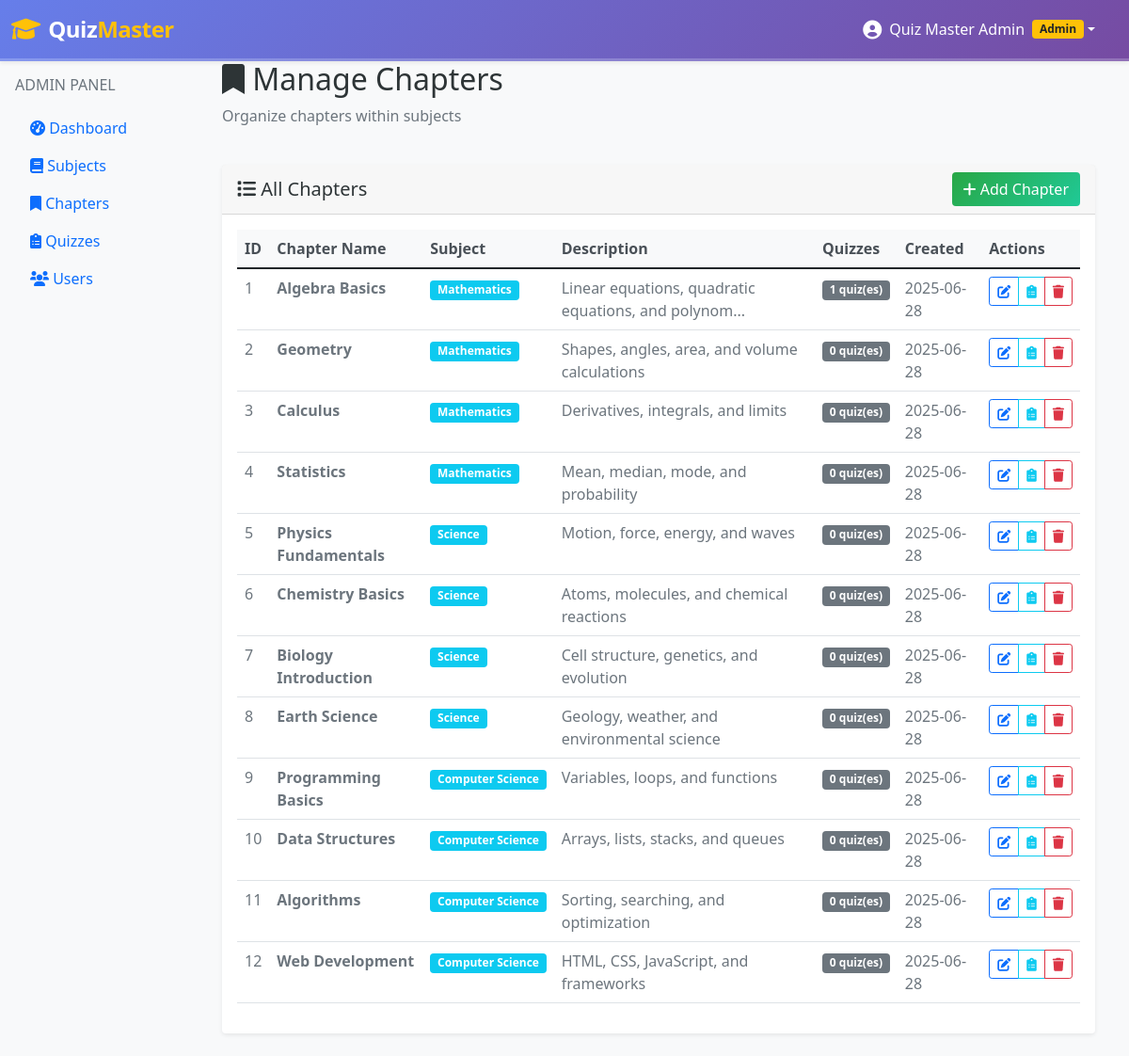
/admin/chapters (signed in), run on the app's committed database.
### models/chapter.py (models this page shows, shortened)
class Chapter(db.Model):
    id = db.Column(db.Integer, primary_key=True)
    name = db.Column(db.String(100), nullable=False)
    description = db.Column(db.Text)
    subject_id = db.Column(db.Integer, db.ForeignKey('subject.id'), nullable=False)
    created_at = db.Column(db.DateTime, default=datetime.utcnow)
    quizzes = db.relationship('Quiz', backref='chapter', lazy=True, cascade='all, delete-orphan')

### models/subject.py (models this page shows, shortened)
class Subject(db.Model):
    id = db.Column(db.Integer, primary_key=True)
    name = db.Column(db.String(100), nullable=False)
    description = db.Column(db.Text)
    created_at = db.Column(db.DateTime, default=datetime.utcnow)
    chapters = db.relationship('Chapter', backref='subject', lazy=True, cascade='all, delete-orphan')

### controllers/admin.py (the view)
    def decorated_function(*args, **kwargs):
        if not is_logged_in() or not is_admin():
            flash('Access denied', 'error')
            return redirect(url_for('auth.login'))
        return f(*args, **kwargs)

### controllers/admin.py (called while the page is built)
def is_logged_in():
    return 'user_id' in session

def is_admin():
    return session.get('is_admin', False)

def admin_required(f):
    def decorated_function(*args, **kwargs):
        if not is_logged_in() or not is_admin():
            flash('Access denied', 'error')
            return redirect(url_for('auth.login'))
        return f(*args, **kwargs)
    decorated_function.__name__ = f.__name__
    return decorated_function

@admin_bp.route('/chapters')
@admin_required
def chapters():
    chapters = Chapter.query.join(Subject).all()
    return render_template('admin/chapters.html', chapters=chapters)

### templates/admin/chapters.html (shortened to what this page needs)
{% extends "base.html" %}
{% block content %}
<div class="container-fluid">
    <div class="row mb-4">
        <div class="col-12">
            <h2><i class="fas fa-bookmark"></i> Manage Chapters</h2>
            <p class="text-muted">Organize chapters within subjects</p>
        </div>
    </div>
    <div class="row mb-4">
        <div class="col-12">
            <div class="card">
                <div class="card-header">
                    <div class="d-flex justify-content-between align-items-center">
                        <h5 class="mb-0"><i class="fas fa-list"></i> All Chapters</h5>
                        <a href="{{ url_for('admin.add_chapter') }}" class="btn btn-primary">
                            <i class="fas fa-plus"></i> Add Chapter
                        </a>
                    </div>
                </div>
                <div class="card-body">
                    {% if chapters %}
                        <div class="table-responsive">
                            <table class="table table-hover">
                                <thead>
                                    <tr>
                                        <th>ID</th>
                                        <th>Chapter Name</th>
                                        <th>Subject</th>
                                        <th>Description</th>
                                        <th>Quizzes</th>
                                        <th>Created</th>
                                        <th>Actions</th>
                                    </tr>
                                </thead>
                                <tbody>
                                    {% for chapter in chapters %}
                                        <tr>
                                            <td>{{ chapter.id }}</td>
                                            <td><strong>{{ chapter.name }}</strong></td>
                                            <td>
                                                <span class="badge bg-info">{{ chapter.subject.name }}</span>
                                            </td>
                                            <td>{{ chapter.description[:50] + '...' if chapter.description and chapter.description|length > 50 else chapter.description or 'No description' }}</td>
                                            <td>
                                                <span class="badge bg-secondary">
                                                    {{ chapter.quizzes|length }} quiz(es)
                                                </span>
                                            </td>
                                            <td>{{ chapter.created_at.strftime('%Y-%m-%d') }}</td>
                                            <td>
                                                <div class="btn-group btn-group-sm">
                                                    <a href="{{ url_for('admin.edit_chapter', chapter_id=chapter.id) }}"
                                                       class="btn btn-outline-primary">
                                                        <i class="fas fa-edit"></i>
                                                    </a>
                                                    <a href="{{ url_for('admin.chapter_quizzes', chapter_id=chapter.id) }}"
                                                       class="btn btn-outline-info">
                                                        <i class="fas fa-clipboard-list"></i>
                                                    </a>
                                                    <button type="button" class="btn btn-outline-danger"
                                                            data-chapter-id="{{ chapter.id }}"
                                                            data-chapter-name="{{ chapter.name }}"
                                                            onclick="confirmDelete(this)">
                                                        <i class="fas fa-trash"></i>
                                                    </button>
                                                </div>
                                            </td>
                                        </tr>
                                    {% endfor %}
                                </tbody>
                            </table>
                        </div>
                    {% endif %}
                </div>
            </div>
        </div>
    </div>
</div>
{% endblock %}

### static/css/style.css (style rules this page uses)
body { background-color: #f8f9fa; }
.card { border: none; box-shadow: 0 0.125rem 0.25rem rgba(0, 0, 0, 0.075); transition: box-shadow 0.15s ease-in-out; position: relative; z-index: 1; }
* { transition: color 0.3s ease, background-color 0.3s ease, transform 0.3s ease, box-shadow 0.3s ease; }
h1, h2, h3, h4, h5, h6 { color: #2d3436 !important; }
.btn-primary { background: linear-gradient(135deg, #28a745 0%, #20c997 100%); border: none; color: white; }
.table th { background-color: #f8f9fa; color: #495057; font-weight: 600; }
.table td { color: #6c757d; }

### data on the page
Chapter: id "1", name "Algebra Basics", subject.name "Mathematics", description "Linear equations, quadratic equations, and polynom...", quizzes|length "1", created_at "2025-06-28"
Chapter: id "2", name "Geometry", subject.name "Mathematics", description "Shapes, angles, area, and volume calculations", quizzes|length "0", created_at "2025-06-28"
Chapter: id "3", name "Calculus", subject.name "Mathematics", description "Derivatives, integrals, and limits", quizzes|length "0", created_at "2025-06-28"
Chapter: id "4", name "Statistics", subject.name "Mathematics", description "Mean, median, mode, and probability", quizzes|length "0", created_at "2025-06-28"
Chapter: id "5", name "Physics Fundamentals", subject.name "Science", description "Motion, force, energy, and waves", quizzes|length "0", created_at "2025-06-28"
Chapter: id "6", name "Chemistry Basics", subject.name "Science", description "Atoms, molecules, and chemical reactions", quizzes|length "0", created_at "2025-06-28"
Chapter: id "7", name "Biology Introduction", subject.name "Science", description "Cell structure, genetics, and evolution", quizzes|length "0", created_at "2025-06-28"
Chapter: id "8", name "Earth Science", subject.name "Science", description "Geology, weather, and environmental science", quizzes|length "0", created_at "2025-06-28"
Chapter: id "9", name "Programming Basics", subject.name "Computer Science", description "Variables, loops, and functions", quizzes|length "0", created_at "2025-06-28"
Chapter: id "10", name "Data Structures", subject.name "Computer Science", description "Arrays, lists, stacks, and queues", quizzes|length "0", created_at "2025-06-28"
Chapter: id "11", name "Algorithms", subject.name "Computer Science", description "Sorting, searching, and optimization", quizzes|length "0", created_at "2025-06-28"
Chapter: id "12", name "Web Development", subject.name "Computer Science", description "HTML, CSS, JavaScript, and frameworks", quizzes|length "0", created_at "2025-06-28"

### other printed values
{{ session.full_name }} "Quiz Master Admin"
